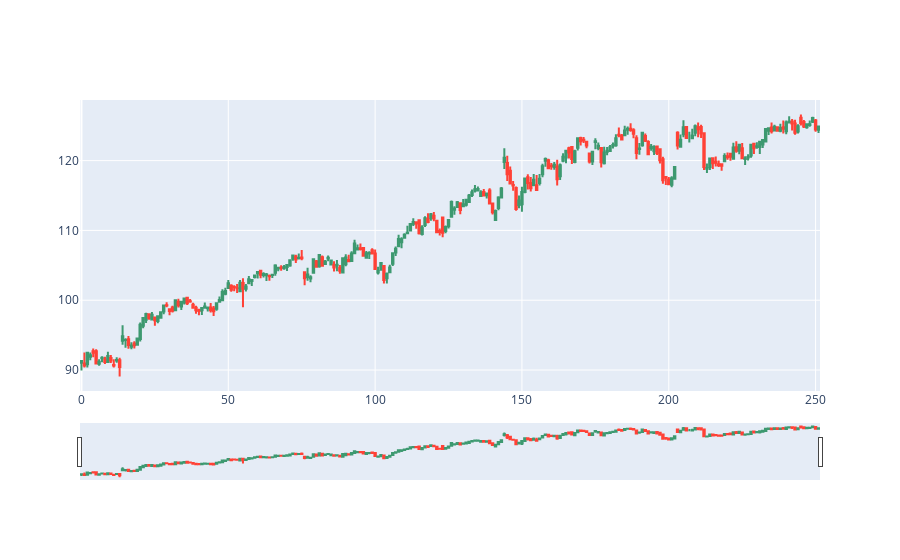

The code cell stored with this chart in its notebook:
### Code cell
import plotly.graph_objects as go

import pandas as pd
from datetime import datetime


fig = go.Figure(data=[go.Candlestick(
                open=PG['Open'],
                high=PG['High'],
                low=PG['Low'],
                close=PG['Close'])])


fig.show()

### Figure 1 — Plotly figure (JSON) as saved in the notebook; plotly's stock layout.template omitted (floating-point values rounded to 4 significant figures; data arrays with more than 128 entries replaced by an {"elided": "..."} marker saying what was removed)
{"data": [{"close": {"elided": "252 float values"}, "high": {"elided": "252 float values"}, "low": {"elided": "252 float values"}, "open": {"elided": "252 float values"}, "type": "candlestick"}], "layout": {}}
